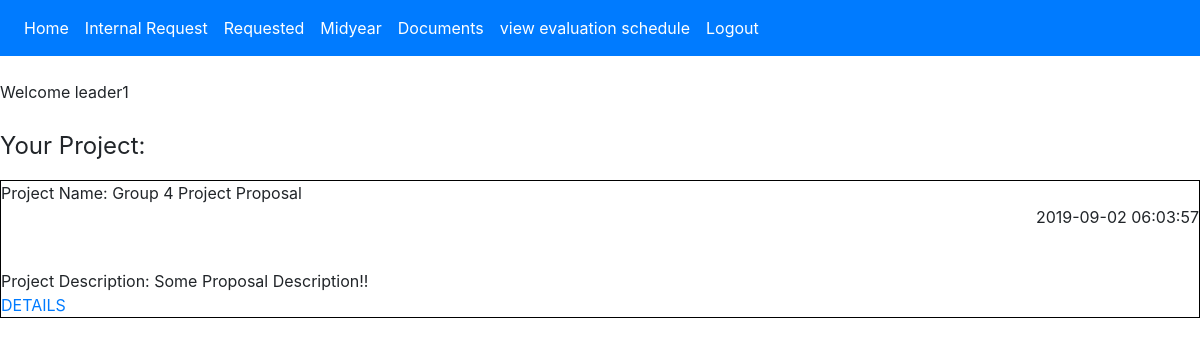
Screenshot of /student_home.php (signed in) with the database file from the repository.
### tables this page shows
CREATE TABLE `proposals` (
  `id` int(11) NOT NULL,
  `group_id` int(11) NOT NULL,
  `requested_id` int(11) NOT NULL,
  `internal_id` int(11) NOT NULL,
  `filename` varchar(60) NOT NULL,
  `description` varchar(300) NOT NULL,
  `date_time` datetime NOT NULL,
  `poster` tinyint(1) NOT NULL DEFAULT '0',
  `checklist` tinyint(1) NOT NULL DEFAULT '0'
);

### student_home.php (the view, shortened to what this page needs)
<?php
require 'database.php';
if( isset($_SESSION['user_status']) && ($_SESSION['user_status'] == 'student') ) {
	$file_ret = $conn->prepare('SELECT filename, description, date_time FROM proposals WHERE group_id = :id AND internal_id = :internal_id');
	$file_ret->bindParam(':id', $_SESSION['user_id']);
	$file_ret->bindParam(':internal_id', $_SESSION['internal_id']);
	$file_ret->execute();
}
	else{
	header("Location: login.php");
	}
?>
<!DOCTYPE html>
<html>
<head>
</head>
<body>
		<br />Welcome <?= $_SESSION['username']; ?>
		<br /><br />
		<p><font size="5">Your Project:</font></p>
			<?php while($results = $file_ret->fetch(PDO::FETCH_ASSOC)){ ?>
			<div class="box">
			<?php
			$files_show = 'uploads/proposals/'.$results['filename'].$_SESSION['username'];
			echo "Project Name: ".$results['filename'] ."<p style='text-align: right'>".$results['date_time']."</p>" ."<br>";
			echo "Project Description: ".$results['description']. "<br>";
			echo "<a href='$files_show'>DETAILS</a>". "<br>" ."</div>" . "<br>";
			}
			?>
</body>
</html>

### student_home.php (style rules this page uses)
.box { border: 1px solid black; }

### rows the page displays
proposals: filename "Group 4 Project Proposal", date_time "2019-09-02 06:03:57", description "Some Proposal Description!!"

### other values shown
$_SESSION['username'] "leader1"
